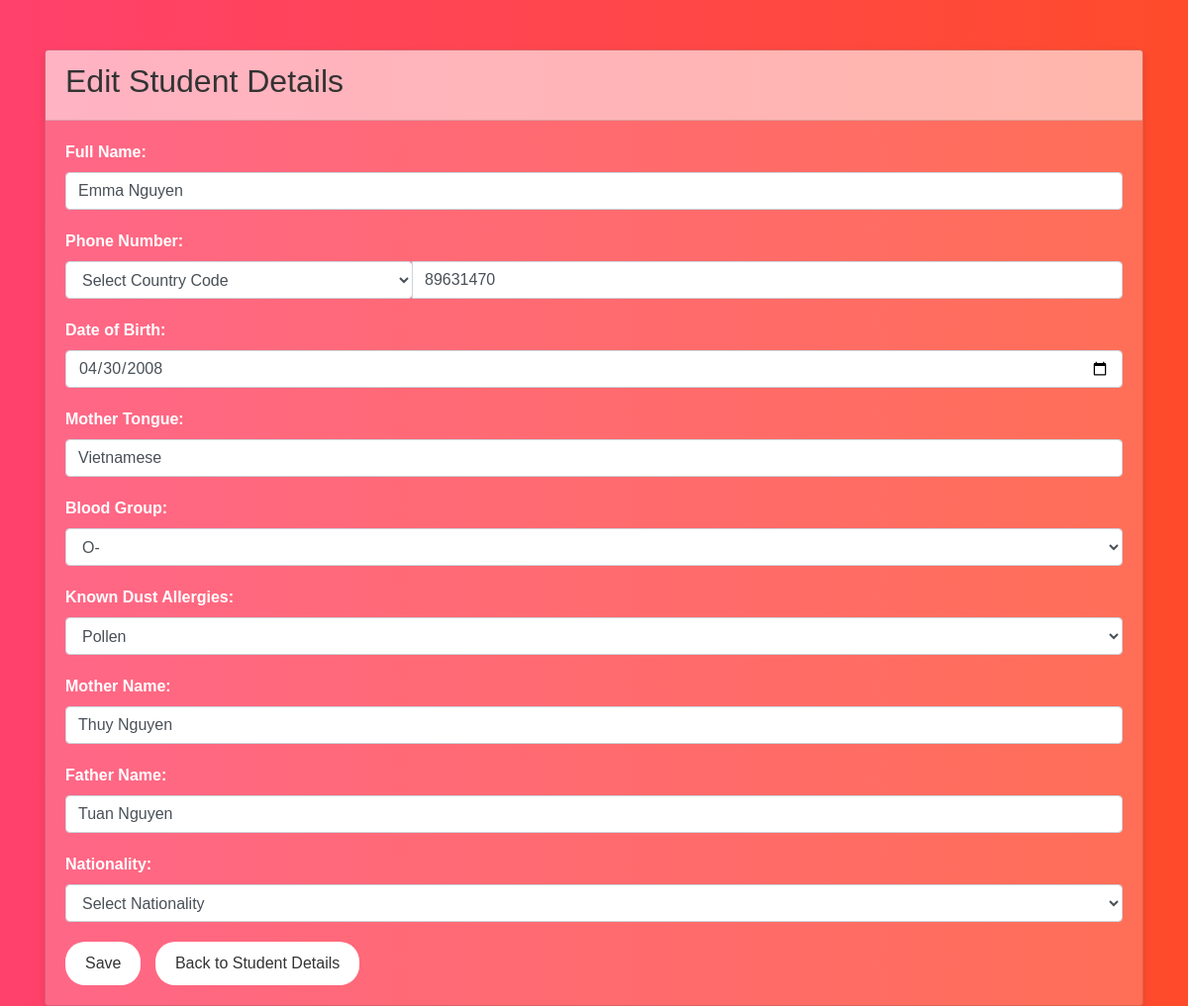
The page /edit_student.php?id=10 (signed in) on the database its author committed.
### tables this page shows
CREATE TABLE `StudentRecords` (
  `student_id` int(11) NOT NULL,
  `full_name` varchar(100) NOT NULL,
  `phone_number` varchar(15) DEFAULT NULL,
  `dob` date DEFAULT NULL,
  `mother_tongue` varchar(50) DEFAULT NULL,
  `blood_group` varchar(5) DEFAULT NULL,
  `known_dust_allergies` varchar(100) DEFAULT NULL,
  `mother_name` varchar(100) DEFAULT NULL,
  `father_name` varchar(100) DEFAULT NULL,
  `nationality` varchar(50) DEFAULT NULL
);

### edit_student.php (the view, shortened to what this page needs)
<!DOCTYPE html>
<html lang="en">
<head>
    <link href="https://stackpath.bootstrapcdn.com/bootstrap/4.5.2/css/bootstrap.min.css" rel="stylesheet">
</head>
<body>
    <div class="container">
        <?php
        include 'db_connect.php';
        if (isset($_GET['id'])) {
            $student_id = $_GET['id'];
            $sql_student_details = "SELECT * FROM StudentRecords WHERE student_id = $student_id";
            $result_student_details = $connection->query($sql_student_details);
            if ($result_student_details->num_rows > 0) {
                $student_details = $result_student_details->fetch_assoc();
        ?>
        <div class="card">
            <div class="card-header">
                <h2>Edit Student Details</h2>
            </div>
            <div class="card-body">
                <form action="<?php echo htmlspecialchars($_SERVER["PHP_SELF"]); ?>" method="POST">
                    <div class="form-group">
                        <label for="full_name">Full Name:</label>
                        <input type="text" class="form-control" id="full_name" name="full_name" value="<?php echo $student_details['full_name']; ?>" required>
                    </div>
                    <div class="form-group">
                        <label for="phone_number">Phone Number:</label>
                        <div class="input-group">
                            <div class="input-group-prepend">
                                <select class="form-control" id="country_code" name="country_code" required>
                                    <option value="">Select Country Code</option>
                                    <?php
                                    include 'db_connect.php';
                                    ?>
                                </select>
                            </div>
                            <input type="tel" class="form-control" id="phone_number" name="phone_number" pattern="[0-9]{10}" placeholder="Enter Phone Number" value="<?php echo substr($student_details['phone_number'], 2); ?>" required>
                        </div>
                    </div>
                    <div class="form-group">
                        <label for="dob">Date of Birth:</label>
                        <input type="date" class="form-control" id="dob" name="dob" value="<?php echo $student_details['dob']; ?>" required>
                    </div>
                    <div class="form-group">
                        <label for="mother_tongue">Mother Tongue:</label>
                        <input type="text" class="form-control" id="mother_tongue" name="mother_tongue" value="<?php echo $student_details['mother_tongue']; ?>" required>
                    </div>
                    <div class="form-group">
                        <label for="blood_group">Blood Group:</label>
                        <select class="form-control" id="blood_group" name="blood_group" required>
                            <option value="O-" <?php if($student_details['blood_group'] == "O-") echo "selected"; ?>>O-</option>
                        </select>
                    </div>
                    <div class="form-group">
                        <label for="known_dust_allergies">Known Dust Allergies:</label>
                        <select class="form-control" id="known_dust_allergies" name="known_dust_allergies" required>
                            <?php
                            $sql_allergies = "SELECT * FROM Allergies";
                            $result_allergies = $connection->query($sql_allergies);
                            if ($result_allergies->num_rows > 0) {
                                while ($row_allergies = $result_allergies->fetch_assoc()) {
                                    $selected = ($row_allergies['name'] == $student_details['known_dust_allergies']) ? 'selected' : '';
                                    echo "<option value='" . $row_allergies['name'] . "' $selected>" . $row_allergies['name'] . "</option>";
                                }
                            }
                            ?>
                        </select>
                    </div>
                    <div class="form-group">
                        <label for="mother_name">Mother Name:</label>
                        <input type="text" class="form-control" id="mother_name" name="mother_name" value="<?php echo $student_details['mother_name']; ?>" required>
                    </div>
                    <div class="form-group">
                        <label for="father_name">Father Name:</label>
                        <input type="text" class="form-control" id="father_name" name="father_name" value="<?php echo $student_details['father_name']; ?>" required>
                    </div>
                    <div class="form-group">
                        <label for="nationality">Nationality:</label>
                        <select class="form-control" id="nationality" name="nationality" required>
                            <option value="">Select Nationality</option>
                        </select>
                    </div>
                    <button type="submit" class="btn btn-save">Save</button>
                    <a href="student_details.php?id=<?php echo $student_id; ?>" class="btn btn-back">Back to Student Details</a>
                </form>
            </div>
        </div>
        <?php } else {
            echo "<div class='alert alert-danger' role='alert'>Student not found.</div>";
        }
        } else {
            echo "<div class='alert alert-danger' role='alert'>Invalid request.</div>";
        }
        ?>
    </div>
</body>
</html>

### edit_student.php (style rules this page uses)
body { font-family: Arial, sans-serif; background: linear-gradient(to right, #FF416C, #FF4B2B); color: #fff; }
.container { margin-top: 50px; }
.card { background-color: rgba(255, 255, 255, 0.2); box-shadow: 0 4px 8px rgba(0, 0, 0, 0.1); transition: 0.3s; }
.card-header { background-color: rgba(255, 255, 255, 0.5); color: #333; font-weight: bold; }
.card-body { padding: 20px; }
.form-group { margin-bottom: 20px; }
label { font-weight: bold; }
.btn-save, .btn-back { background-color: #fff; color: #333; border: none; border-radius: 20px; padding: 10px 20px; margin-right: 10px; text-decoration: none; }

### rows shown on the page
studentrecords: full_name "Emma Nguyen", phone_number "89631470", dob "04/30/2008", mother_tongue "Vietnamese", blood_group "O-", mother_name "Thuy Nguyen", father_name "Tuan Nguyen"

### other values the page prints
form field known_dust_allergies "Pollen"
